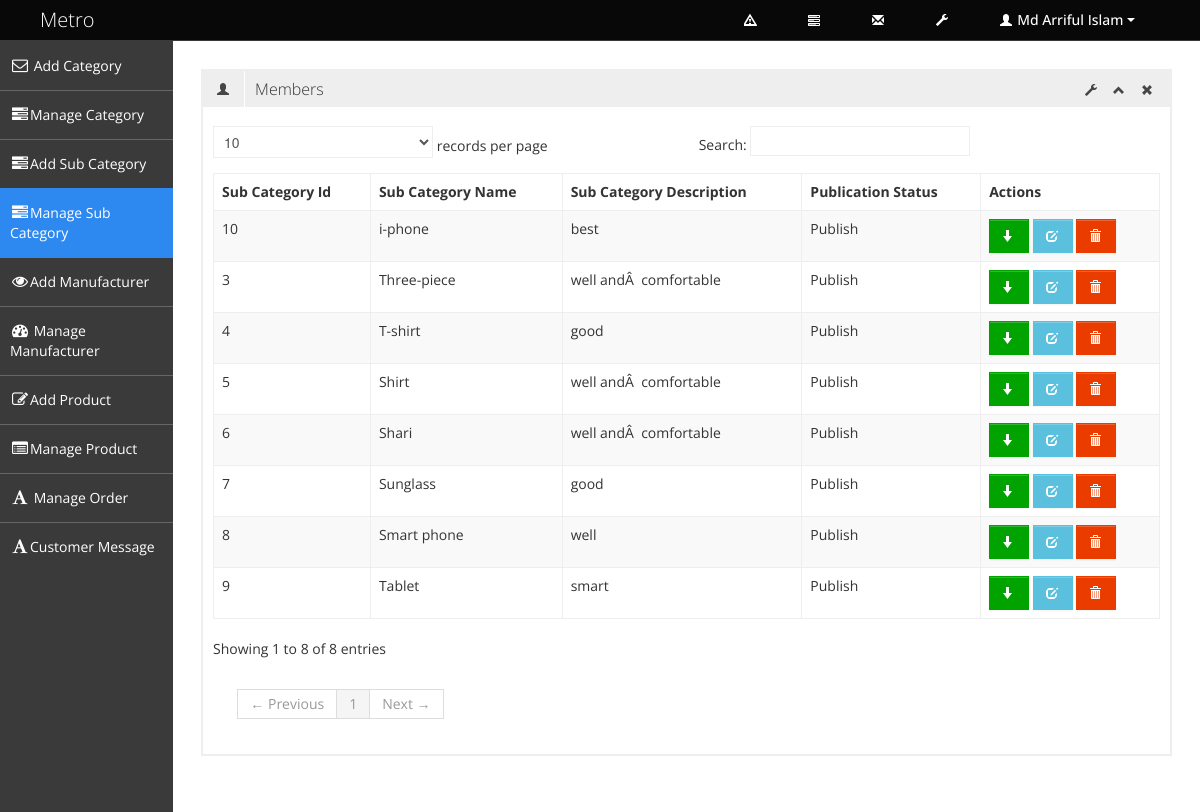
Screenshot of /admin/manage_sub_category.php (signed in) with the database file from the repository.
### tables this page shows
CREATE TABLE `tbl_sub_category` (
  `sub_category_id` int(11) NOT NULL,
  `sub_category_name` varchar(100) NOT NULL,
  `sub_category_description` text NOT NULL,
  `publication_status` tinyint(3) NOT NULL
);

### admin/manage_sub_category.php (called while the page is built, shortened)
<?php
require './admin_master.php';

### classes/super_admin.php (called while the page is built, shortened)
<?php
class Super_admin {
    private $db_connect;
    public function __construct() {
        $host_name = 'localhost';
        $user_name = 'root';
        $password = '';
        $db_name = 'db_ecomerce';
        $this->db_connect = mysqli_connect($host_name, $user_name, $password, $db_name);
    }
    public function select_all_admin_sub_category(){
        $sql = "SELECT * FROM tbl_sub_category";
        if (mysqli_query($this->db_connect, $sql)) {
            $query_result = mysqli_query($this->db_connect, $sql);
            return $query_result;
        } else {
            die("Query Problem" . mysqli_error($this->db_connect));
        }
    }
}

### admin/pages/manage_sub_category_content.php (the view, shortened to what this page needs)
<?php
$query_result = $obj_super_admin->select_all_admin_sub_category();
?>
<div class="row-fluid sortable">
    <div class="box span12">
        <div class="box-header" data-original-title>
            <h2><i class="halflings-icon user"></i><span class="break"></span>Members</h2>
            <div class="box-icon">
                <a href="#" class="btn-setting"><i class="halflings-icon wrench"></i></a>
                <a href="#" class="btn-minimize"><i class="halflings-icon chevron-up"></i></a>
                <a href="#" class="btn-close"><i class="halflings-icon remove"></i></a>
            </div>
        </div>
        <div class="box-content">
            <table class="table table-striped table-bordered bootstrap-datatable datatable">
                <thead>
                    <tr>
                        <th>Sub Category Id</th>
                        <th>Sub Category Name</th>
                        <th>Sub Category Description</th>
                        <th>Publication Status</th>
                        <th>Actions</th>
                    </tr>
                </thead>
                <tbody>
                    <?php while ($sub_category_info = mysqli_fetch_assoc($query_result)) { ?>
                        <tr>
                            <td><?php echo $sub_category_info['sub_category_id']; ?></td>
                            <td class="center"><?php echo $sub_category_info['sub_category_name']; ?></td>
                            <td class="center"><?php echo $sub_category_info['sub_category_description']; ?></td>
                            <td class="center"><?php
                                if ($sub_category_info['publication_status'] == 1) {
                                    echo 'Publish';
                                } else {
                                    echo 'Unpublish';
                                }
                                ?>
                            </td>
                            <td class="center">
                                <?php if ($sub_category_info['publication_status'] == 1) { ?>
                                    <a class="btn btn-success" href="?status=unpublish&&id=<?php echo $sub_category_info['sub_category_id']; ?>" title="unpublish">
                                        <i class="halflings-icon white arrow-down"></i>
                                    </a>
                                <?php } else { ?>
                                    <a class="btn btn-danger" href="?status=publish&&id=<?php echo $sub_category_info['sub_category_id']; ?>" title="publish">
                                        <i class="halflings-icon white arrow-up"></i>
                                    </a>
                                <?php } ?>
                                <a class="btn btn-info" href="edit_sub_category.php?id=<?php echo $sub_category_info['sub_category_id']; ?>" title="Edit">
                                    <i class="halflings-icon white edit"></i>
                                </a>
                                <a class="btn btn-danger" href="?status=delete&&id=<?php echo $sub_category_info['sub_category_id']; ?>" title="Delete" onclick="return check_delete_info();">
                                    <i class="halflings-icon white trash"></i>
                                </a>
                            </td>
                        </tr>
                    <?php } ?>
                </tbody>
            </table>
        </div>
    </div>
</div>

### assets/admin_assets/css/style.css (style rules this page uses)
body { background: #F5F5F5; color: #333; border: none; font-family: 'Open Sans', sans-serif; font-weight: 400; }
h2 { font-size: 16px; line-height: 16px; }
.box { border: 2px solid #eee; background: #fff !important; margin-bottom: 28px; }
.box-header { height: 16px; font-size: 16px; line-height: 16px; padding: 10px; background: #eee; -webkit-box-shadow: none; -moz-box-shadow: none; box-shadow: none; overflow: hidden; }
.box-header h2 { float:left; margin-top: 0px; font-weight: 300; }
.box-header h2 i { margin: 0px 3px 0px 4px; opacity: .8; filter: alpha(opacity=80); -ms-filter:"progid:DXImageTransform.Microsoft.Alpha(Opacity=80)"; }
.box-header .box-icon { float:right; margin-top: 1px; }
.box-header .box-icon i { -webkit-transition: all 0.1s ease-in-out; -moz-transition: all 0.1s ease-in-out; -o-transition: all 0.1s ease-in-out; -ms-transition: all 0.1s ease-in-out; transition: all 0.1s ease-in-out; opacity: .8; filter: alpha(opacity=80); -ms-filter:"progid:DXImageTransform.Microsoft.Alpha(Opacity=80)"; }
.box-header .box-icon a { margin: 0px 5px; }
.box-content { position: relative; z-index: 50; margin-top: -1px; padding: 10px; background: #fff !important; }
.btn { display: inline-block; padding: 6px 12px; margin-bottom: 0; font-size: 14px; font-weight: 500; line-height: 20px; text-align: center; white-space: nowrap; vertical-align: middle; cursor: pointer; border: 1px solid #a7a9aa; -webkit-border-radius: 0px !important; border-radius: 0px !important; }
.btn i { margin-top: 2px; }
.btn { color: #ffffff; background-color: #a7a9aa; border-color: #a7a9aa; background-image: none; filter: none; text-shadow: none; }
.btn-danger { background-color: #EB3C00; border-color: #EB3C00; }
.btn-success { background-color: #00A300; border-color: #00A300; }
.btn-info { background-color: #5bc0de; border-color: #5bc0de; }
.table th, .table td { border-top: 1px solid #eee; }
.table-bordered { border-color: #eee; -webkit-border-radius: 0px !important; -moz-border-radius: 0px !important; border-radius: 0px !important; }
.table-bordered th, .table-bordered td { border-left: 1px solid #eee; }
.table-bordered thead:first-child tr:first-child > th:first-child, .table-bordered tbody:first-child tr:first-child > td:first-child, .table-bordered tbody:first-child tr:first-child > th:first-child { -webkit-border-radius: 0px !important; -moz-border-radius: 0px !important; border-radius: 0px !important; }
.table-bordered thead:first-child tr:first-child > th:last-child, .table-bordered tbody:first-child tr:first-child > td:last-child, .table-bordered tbody:first-child tr:first-child > th:last-child { -webkit-border-radius: 0px !important; -moz-border-radius: 0px !important; border-radius: 0px !important; }
.table-bordered thead:last-child tr:last-child > th:first-child, .table-bordered tbody:last-child tr:last-child > td:first-child, .table-bordered tbody:last-child tr:last-child > th:first-child, .table-bordered tfoot:last-child tr:last-child > td:first-child, .table-bordered tfoot:last-child tr:last-child > th:first-child { -webkit-border-radius: 0px !important; -moz-border-radius: 0px !important; border-radius: 0px !important; }
.table-bordered thead:last-child tr:last-child > th:last-child, .table-bordered tbody:last-child tr:last-child > td:last-child, .table-bordered tbody:last-child tr:last-child > th:last-child, .table-bordered tfoot:last-child tr:last-child > td:last-child, .table-bordered tfoot:last-child tr:last-child > th:last-child { -webkit-border-radius: 0px !important; -moz-border-radius: 0px !important; border-radius: 0px !important; }

### assets/admin_assets/css/halflings.css (style rules this page uses)
html, html .halflings { -webkit-font-smoothing: antialiased !important; }
.halflings-icon { display: inline-block; width: 14px; height: 14px; line-height: 14px; vertical-align: text-top; background-image: url(../img/glyphicons_halflings.svg); background-position: 0 0; background-repeat: no-repeat; vertical-align: top; *display: inline; *zoom: 1; *margin-right: .3em; }
.halflings-icon.white { background-image: url(../img/glyphicons_halflings-white.svg); }
.halflings-icon.user { background-position: -168px 0; }
.halflings-icon.remove { background-position: -312px 0; }
.halflings-icon.trash { background-position: -456px 0; }
.halflings-icon.edit { background-position: -96px -72px; }
.halflings-icon.arrow-down { background-position: -312px -96px; }
.halflings-icon.chevron-up { background-position: -288px -120px; }
.halflings-icon.wrench { background-position: -360px -144px; }

### rows the page displays
tbl_sub_category: sub_category_id "3", sub_category_name "Three-piece", sub_category_description "well andÂ comfortable", publication_status "Publish"
tbl_sub_category: sub_category_id "4", sub_category_name "T-shirt", sub_category_description "good", publication_status "Publish"
tbl_sub_category: sub_category_id "5", sub_category_name "Shirt", sub_category_description "well andÂ comfortable", publication_status "Publish"
tbl_sub_category: sub_category_id "6", sub_category_name "Shari", sub_category_description "well andÂ comfortable", publication_status "Publish"
tbl_sub_category: sub_category_id "7", sub_category_name "Sunglass", sub_category_description "good", publication_status "Publish"
tbl_sub_category: sub_category_id "8", sub_category_name "Smart phone", sub_category_description "well", publication_status "Publish"
tbl_sub_category: sub_category_id "9", sub_category_name "Tablet", sub_category_description "smart", publication_status "Publish"
tbl_sub_category: sub_category_id "10", sub_category_name "i-phone", sub_category_description "best", publication_status "Publish"

### other values shown
$_SESSION['admin_name'] "Md Arriful Islam"
